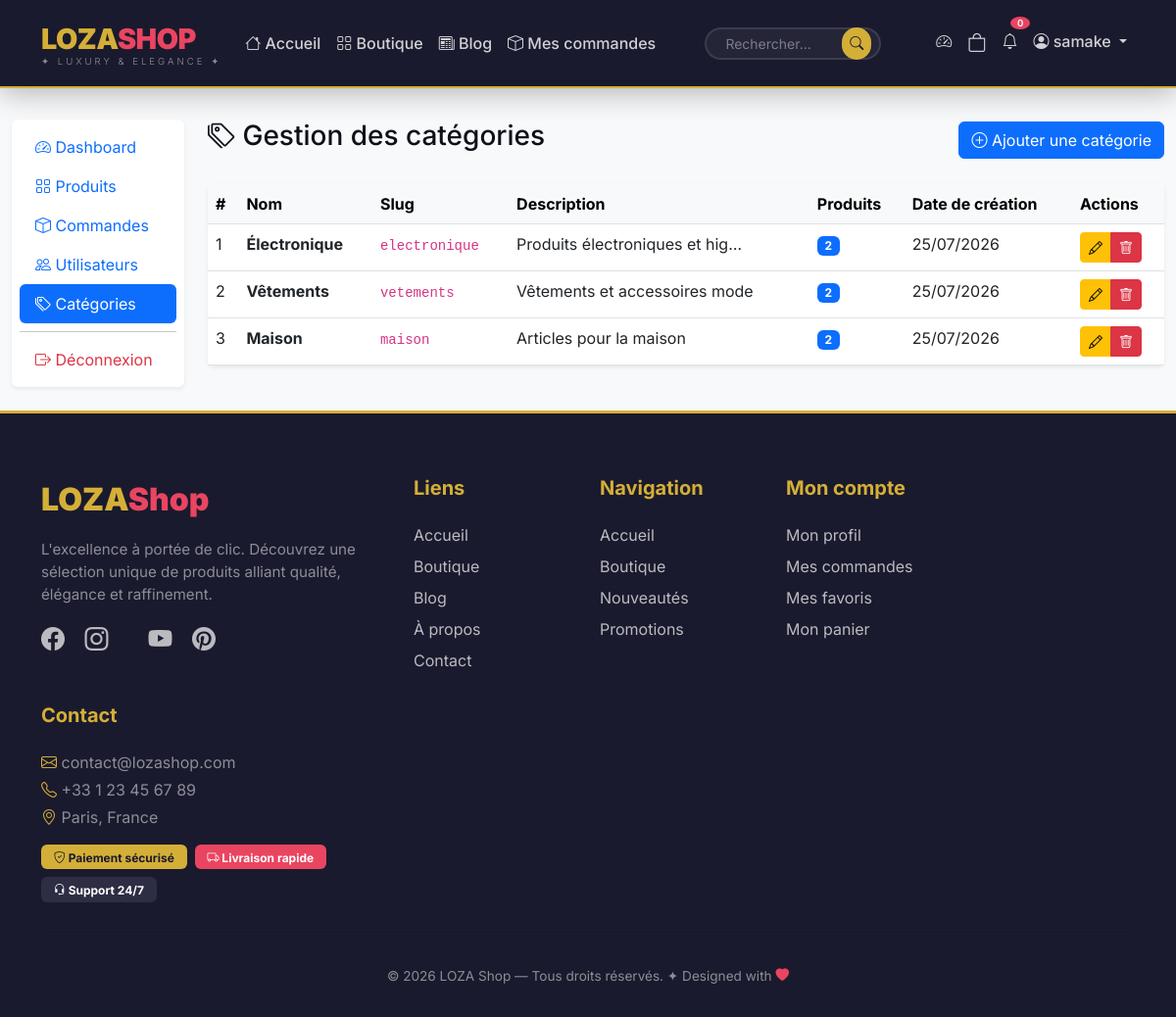
Screenshot of /dashboard/categories/ (signed in) with the database file from the repository.
### products/models.py (models this page shows, shortened)
class Category(models.Model):
    name = models.CharField(max_length=100)
    slug = models.SlugField(unique=True, blank=True)
    description = models.TextField(blank=True)
    image = models.ImageField(upload_to='categories/', blank=True, null=True)  # Ajouté
    created_at = models.DateTimeField(auto_now_add=True)
    class Meta:
        verbose_name_plural = 'Categories'

### dashboard/views.py (the view)
# urls.py: path('categories/', views.CategoryListView.as_view(), name='category_list'),
@login_required
@user_passes_test(is_admin)
def categories(request):
    categories = Category.objects.all()
    return render(request, 'dashboard/categories.html', {'categories': categories})

### cart/context_processors.py (called while the page is built)
def cart_total(request):
    if request.user.is_authenticated:
        total_items = CartItem.objects.filter(user=request.user).count()
    else:
        total_items = 0
    return {'cart_total_items': total_items}

### dashboard/views.py (called while the page is built)
def is_admin(user):
    return user.is_superuser or user.is_staff

### dashboard/templates/dashboard/categories.html (shortened to what this page needs)
{% extends 'dashboard/base_admin.html' %}
{% block admin_content %}
<div class="d-flex justify-content-between align-items-center mb-4">
    <h3><i class="bi bi-tags"></i> Gestion des catégories</h3>
    <button class="btn btn-primary" data-bs-toggle="modal" data-bs-target="#addCategoryModal">
        <i class="bi bi-plus-circle"></i> Ajouter une catégorie
    </button>
</div>
<div class="card border-0 shadow-sm">
    <div class="card-body p-0">
        <div class="table-responsive">
            <table class="table table-hover mb-0">
                <thead class="table-light">
                    <tr>
                        <th>#</th>
                        <th>Nom</th>
                        <th>Slug</th>
                        <th>Description</th>
                        <th>Produits</th>
                        <th>Date de création</th>
                        <th>Actions</th>
                    </tr>
                </thead>
                <tbody>
                    {% for category in categories %}
                    <tr>
                        <td>{{ forloop.counter }}</td>
                        <td><strong>{{ category.name }}</strong></td>
                        <td><code>{{ category.slug }}</code></td>
                        <td>{{ category.description|truncatechars:30|default:"-" }}</td>
                        <td>
                            <span class="badge bg-primary">{{ category.products.count }}</span>
                        </td>
                        <td>{{ category.created_at|date:"d/m/Y" }}</td>
                        <td>
                            <div class="btn-group">
                                <button class="btn btn-sm btn-warning"
                                        data-bs-toggle="modal"
                                        data-bs-target="#editCategoryModal{{ category.id }}">
                                    <i class="bi bi-pencil"></i>
                                </button>
                                <a href="{% url 'dashboard:category_delete' category.id %}"
                                   class="btn btn-sm btn-danger"
                                   onclick="return confirm('Supprimer cette catégorie ?')">
                                    <i class="bi bi-trash"></i>
                                </a>
                            </div>
                        </td>
                    </tr>
                    {% empty %}
                    <tr>
                        <td colspan="7" class="text-center text-muted">Aucune catégorie</td>
                    </tr>
                    {% endfor %}
                </tbody>
            </table>
        </div>
    </div>
</div>
{% endblock %}

### templates/base.html (shortened to what this page needs)
{% load static %}
<!DOCTYPE html>
<html lang="fr">
<head>
    <link href="https://cdn.jsdelivr.net/npm/bootstrap@5.3.0/dist/css/bootstrap.min.css" rel="stylesheet">
    <link rel="stylesheet" href="https://cdn.jsdelivr.net/npm/bootstrap-icons@1.10.0/font/bootstrap-icons.css">
</head>
<body>
<nav class="navbar navbar-expand-lg navbar-custom">
    <div class="container">
        <a class="navbar-brand" href="{% url 'products:home' %}">
            LOZA<span class="highlight">Shop</span>
            <small>✦ LUXURY & ELEGANCE ✦</small>
        </a>
        <div class="collapse navbar-collapse" id="navbarNav">
            <ul class="navbar-nav me-auto">
                <li class="nav-item">
                    <a class="nav-link {% if request.resolver_match.url_name == 'home' %}active{% endif %}"
                       href="{% url 'products:home' %}">
                        <i class="bi bi-house"></i> Accueil
                    </a>
                </li>
                <li class="nav-item">
                    <a class="nav-link {% if request.resolver_match.url_name == 'product_list' %}active{% endif %}"
                       href="{% url 'products:product_list' %}">
                        <i class="bi bi-grid"></i> Boutique
                    </a>
                </li>
                <li class="nav-item">
                    <a class="nav-link {% if request.resolver_match.app_name == 'blog' %}active{% endif %}"
                       href="{% url 'blog:blog_home' %}">
                        <i class="bi bi-newspaper"></i> Blog
                    </a>
                </li>
                {% if user.is_authenticated %}
                <li class="nav-item">
                    <a class="nav-link {% if request.resolver_match.app_name == 'orders' %}active{% endif %}"
                       href="{% url 'orders:orders' %}">
                        <i class="bi bi-box"></i> Mes commandes
                    </a>
                </li>
                {% endif %}
            </ul>
            <form class="d-flex search-form me-3" method="GET" action="{% url 'products:search' %}">
                <input class="form-control form-control-sm" type="search" name="q"
                       placeholder="Rechercher..." style="width: 180px;">
                <button class="btn btn-search btn-sm" type="submit">
                    <i class="bi bi-search"></i>
                </button>
            </form>
            <ul class="navbar-nav ms-auto">
                {% if user.is_superuser or user.is_staff %}
                <li class="nav-item">
                    <a class="nav-link" href="{% url 'dashboard:index' %}" title="Dashboard">
                        <i class="bi bi-speedometer2"></i>
                    </a>
                </li>
                {% endif %}
                <li class="nav-item">
                    <a class="nav-link position-relative" href="{% url 'cart:cart_view' %}">
                        <i class="bi bi-bag" style="font-size: 1.2rem;"></i>
                    </a>
                </li>
                <li class="nav-item dropdown">
                    <a class="nav-link position-relative" href="#" id="notifDropdown"
                       role="button" data-bs-toggle="dropdown">
                        <i class="bi bi-bell"></i>
                        <span class="badge" id="notifBadge" style="background: var(--secondary); position: absolute; top: -5px; right: -5px; font-size: 0.6rem; padding: 2px 7px; border-radius: 50%;">0</span>
                    </a>
                </li>
                {% if user.is_authenticated %}
                <li class="nav-item dropdown">
                    <a class="nav-link dropdown-toggle" href="#" id="userDropdown" role="button" data-bs-toggle="dropdown">
                        <i class="bi bi-person-circle"></i> {{ user.username }}
                    </a>
                </li>
                {% endif %}
            </ul>
        </div>
    </div>
</nav>
    <main>
        {% block content %}{% endblock %}
    </main>
    <footer class="footer">
        <div class="container">
            <div class="row g-4">
                <div class="col-lg-4">
                    <div class="footer-brand">
                        LOZA<span class="highlight">Shop</span>
                    </div>
                    <p class="text-white-50 mt-3" style="font-size: 0.95rem; max-width: 350px;">
                        L'excellence à portée de clic. Découvrez une sélection unique de produits
                        alliant qualité, élégance et raffinement.
                    </p>
                    <div class="social-links mt-3">
                        <a href="#"><i class="bi bi-facebook"></i></a>
                        <a href="#"><i class="bi bi-instagram"></i></a>
                        <a href="#"><i class="bi bi-youtube"></i></a>
                        <a href="#"><i class="bi bi-pinterest"></i></a>
                    </div>
                </div>
                <div class="col-md-2">
    <h5>Liens</h5>
    <a href="{% url 'products:home' %}">Accueil</a>
    <a href="{% url 'products:product_list' %}">Boutique</a>
    <a href="{% url 'blog:blog_home' %}">Blog</a>
    <a href="#">À propos</a>
    <a href="#">Contact</a>
</div>
                <div class="col-lg-2 col-md-4">
                    <h5>Navigation</h5>
                    <a href="{% url 'products:home' %}">Accueil</a>
                    <a href="{% url 'products:product_list' %}">Boutique</a>
                    <a href="#">Nouveautés</a>
                    <a href="#">Promotions</a>
                </div>
                <div class="col-lg-2 col-md-4">
                    <h5>Mon compte</h5>
                    <a href="{% url 'accounts:profile' %}">Mon profil</a>
                    <a href="{% url 'orders:orders' %}">Mes commandes</a>
                    <a href="{% url 'products:wishlist' %}">Mes favoris</a>
                    <a href="{% url 'cart:cart_view' %}">Mon panier</a>
                </div>
                <div class="col-lg-4 col-md-4">
                    <h5>Contact</h5>
                    <p class="text-white-50 mb-1">
                        <i class="bi bi-envelope" style="color: var(--gold);"></i> contact@lozashop.com
                    </p>
                    <p class="text-white-50 mb-1">
                        <i class="bi bi-telephone" style="color: var(--gold);"></i> +33 1 23 45 67 89
                    </p>
                    <p class="text-white-50 mb-3">
                        <i class="bi bi-geo-alt" style="color: var(--gold);"></i> Paris, France
                    </p>
                    <div class="d-flex gap-2 flex-wrap">
                        <span class="badge" style="background: var(--gold); color: var(--primary); padding: 0.4rem 0.8rem;">
                            <i class="bi bi-shield-check"></i> Paiement sécurisé
                        </span>
                        <span class="badge" style="background: var(--secondary); color: white; padding: 0.4rem 0.8rem;">
                            <i class="bi bi-truck"></i> Livraison rapide
                        </span>
                        <span class="badge" style="background: var(--primary-light); color: white; padding: 0.4rem 0.8rem;">
                            <i class="bi bi-headset"></i> Support 24/7
                        </span>
                    </div>
                </div>
            </div>
            <hr class="divider">
            <div class="text-center text-white-50" style="font-size: 0.85rem;">
                <p class="mb-0">
                    &copy; 2026 LOZA Shop — Tous droits réservés.
                    <span class="text-white-50">✦</span>
                    Designed with <i class="bi bi-heart-fill" style="color: var(--secondary);"></i>
                </p>
            </div>
        </div>
    </footer>
</body>
</html>

### templates/base.html (style rules this page uses)
:root { --primary: #1A1A2E; --primary-light: #2D2D44; --secondary: #E94560; --accent: #F5C518; --gold: #D4AF37; --dark: #0F0F1A; --gray: #6B7280; --light: #F8F9FA; --white: #FFFFFF; --shadow: 0 10px 40px rgba(0,0,0,0.08); --shadow-hover: 0 20px 60px rgba(0,0,0,0.15); --radius: 16px; --transition: all 0.4s cubic-bezier(0.25, 0.46, 0.45, 0.94); }
* { margin: 0; padding: 0; box-sizing: border-box; }
body { font-family: 'Inter', sans-serif; background: var(--light); color: var(--dark); min-height: 100vh; display: flex; flex-direction: column; }
.navbar-custom { background: var(--primary); padding: 0.8rem 0; box-shadow: 0 4px 30px rgba(0,0,0,0.3); position: sticky; top: 0; z-index: 1000; border-bottom: 2px solid var(--gold); }
.navbar-custom .navbar-brand { font-weight: 900; font-size: 1.8rem; color: var(--gold) !important; letter-spacing: -0.5px; text-transform: uppercase; }
.navbar-custom .navbar-brand .highlight { color: var(--secondary); }
.navbar-custom .navbar-brand small { font-size: 0.6rem; color: rgba(255,255,255,0.5); letter-spacing: 3px; display: block; font-weight: 300; margin-top: -5px; }
.navbar-custom .nav-link { color: rgba(255,255,255,0.8) !important; font-weight: 500; padding: 0.5rem 1.2rem; border-radius: 10px; transition: var(--transition); position: relative; }
.navbar-custom .nav-link .badge { background: var(--secondary); color: white; position: absolute; top: -5px; right: -5px; font-size: 0.6rem; padding: 2px 7px; border-radius: 50%; font-weight: 600; animation: pulse 2s infinite; }
.search-form .form-control { border-radius: 50px; border: 2px solid rgba(255,255,255,0.1); background: rgba(255,255,255,0.05); color: white; padding-left: 1.2rem; transition: var(--transition); }
.search-form .form-control::placeholder { color: rgba(255,255,255,0.4); }
.search-form .btn-search { border-radius: 50px; margin-left: -40px; background: var(--gold); border: none; color: var(--primary); transition: var(--transition); }
.footer { background: var(--primary); color: white; padding: 4rem 0 2rem; margin-top: auto; border-top: 3px solid var(--gold); }
.footer h5 { font-weight: 700; margin-bottom: 1.5rem; color: var(--gold); }
.footer a { color: rgba(255,255,255,0.7); text-decoration: none; transition: var(--transition); display: block; margin-bottom: 0.5rem; }
.footer .social-links a { display: inline-block; margin-right: 1rem; font-size: 1.5rem; transition: var(--transition); }
.footer .divider { border-color: rgba(255,255,255,0.08); margin: 2rem 0; }
.footer .footer-brand { font-weight: 900; font-size: 2rem; color: var(--gold); }
.footer .footer-brand .highlight { color: var(--secondary); }

### rows the page displays
Category: name "Électronique", slug "electronique", description "Produits électroniques et hig…", products.count "2", created_at "25/07/2026"
Category: name "Vêtements", slug "vetements", description "Vêtements et accessoires mode", products.count "2", created_at "25/07/2026"
Category: name "Maison", slug "maison", description "Articles pour la maison", products.count "2", created_at "25/07/2026"

### other values shown
{{ user.username }} "samake"
